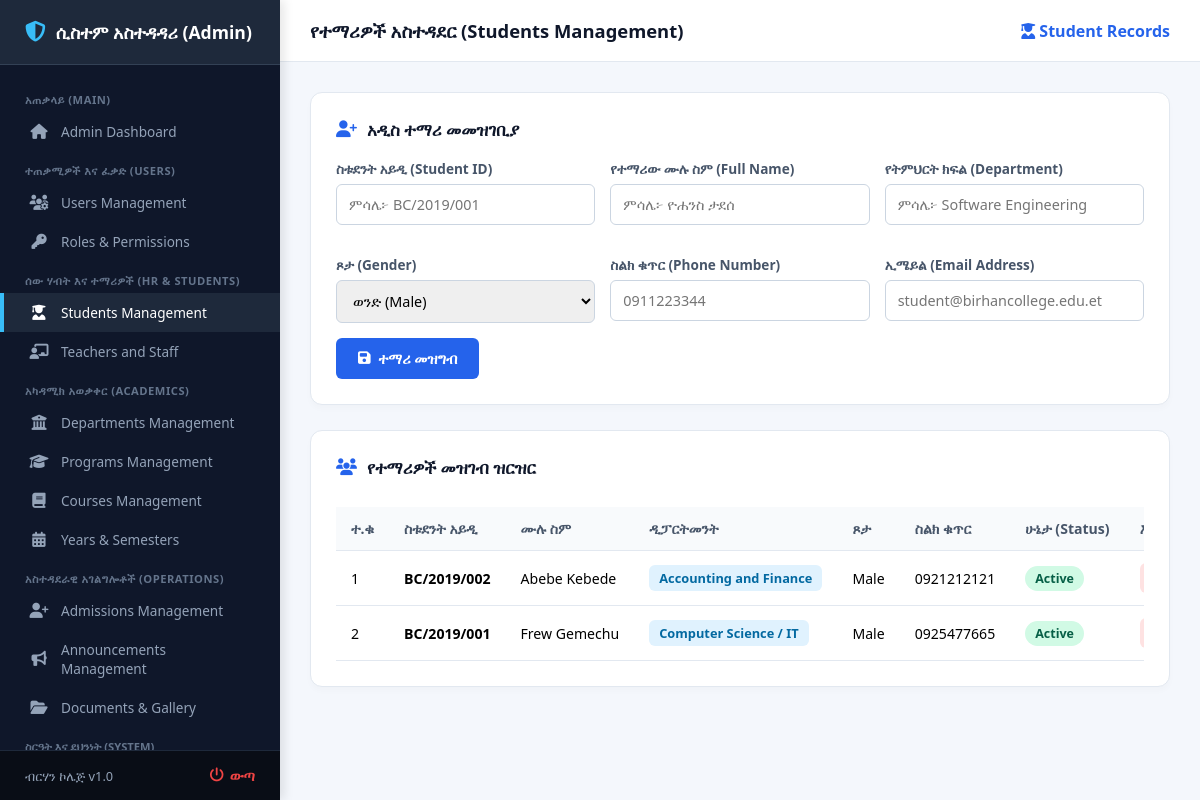
Page /admin/students_management.php (signed in) on the committed database.
### tables this page shows
CREATE TABLE `students` (
  `id` int(11) NOT NULL,
  `student_id` varchar(50) NOT NULL,
  `full_name` varchar(150) NOT NULL,
  `department` varchar(100) DEFAULT NULL,
  `year_level` varchar(50) DEFAULT NULL,
  `gpa` decimal(3,2) DEFAULT 0.00,
  `created_at` timestamp NOT NULL DEFAULT current_timestamp(),
  `reference_code` varchar(100) DEFAULT NULL,
  `gender` varchar(20) DEFAULT NULL,
  `phone` varchar(50) DEFAULT NULL,
  `academic_year` varchar(50) DEFAULT NULL,
  `status` varchar(30) DEFAULT 'Active',
  `dob` date DEFAULT NULL,
  `username` varchar(100) DEFAULT NULL,
  `password` varchar(255) DEFAULT NULL,
  `document_path` varchar(255) DEFAULT NULL,
  `date_of_birth` date DEFAULT NULL,
  `email` varchar(100) DEFAULT NULL
);

### admin/students_management.php (the view, shortened to what this page needs)
<?php
require_once '../config/config.php';
try {
    $pdo->exec("CREATE TABLE IF NOT EXISTS students (
        id INT AUTO_INCREMENT PRIMARY KEY,
        student_id VARCHAR(50) UNIQUE NOT NULL,
        full_name VARCHAR(150) NOT NULL,
        department VARCHAR(100) NOT NULL,
        gender VARCHAR(20),
        dob VARCHAR(50),
        phone VARCHAR(50),
        email VARCHAR(150),
        academic_year VARCHAR(50) DEFAULT '2019 ዓ.ም',
        status VARCHAR(20) DEFAULT 'Active',
        created_at TIMESTAMP DEFAULT CURRENT_TIMESTAMP
    )");
} catch (PDOException $e) {}
$students_list = [];
try {
    $students_list = $pdo->query("SELECT * FROM students ORDER BY id DESC")->fetchAll(PDO::FETCH_ASSOC);
} catch (PDOException $e) {}
?>
<!DOCTYPE html>
<html lang="am">
<head>
    <link rel="stylesheet" href="https://cdnjs.cloudflare.com/ajax/libs/font-awesome/6.4.0/css/all.min.css">
</head>
<body>
    <?php include 'sidebar.php'; ?>
    <div class="main-container">
        <div class="topbar">
            <h3>የተማሪዎች አስተዳደር (Students Management)</h3>
            <span style="font-weight: 600; color: #2563eb;"><i class="fa-solid fa-user-graduate"></i> Student Records</span>
        </div>
        <div class="content-body">
            <div class="card">
                <h3><i class="fa-solid fa-user-plus"></i> አዲስ ተማሪ መመዝገቢያ</h3>
                <form method="POST">
                    <div style="display:grid; grid-template-columns: repeat(auto-fit, minmax(250px, 1fr)); gap: 15px;">
                        <div>
                            <label>ስቱደንት አይዲ (Student ID)</label>
                            <input type="text" name="student_id" placeholder="ምሳሌ፦ BC/2019/001" required>
                        </div>
                        <div>
                            <label>የተማሪው ሙሉ ስም (Full Name)</label>
                            <input type="text" name="full_name" placeholder="ምሳሌ፦ ዮሐንስ ታደሰ" required>
                        </div>
                        <div>
                            <label>የትምህርት ክፍል (Department)</label>
                            <input type="text" name="department" placeholder="ምሳሌ፦ Software Engineering" required>
                        </div>
                        <div>
                            <label>ጾታ (Gender)</label>
                            <select name="gender">
                                <option value="Male">ወንድ (Male)</option>
                            </select>
                        </div>
                        <div>
                            <label>ስልክ ቁጥር (Phone Number)</label>
                            <input type="text" name="phone" placeholder="0911223344">
                        </div>
                        <div>
                            <label>ኢሜይል (Email Address)</label>
                            <input type="email" name="email" placeholder="student@birhancollege.edu.et">
                        </div>
                    </div>
                    <button type="submit" name="add_student"><i class="fa-solid fa-floppy-disk"></i> ተማሪ መዝግብ</button>
                </form>
            </div>
            <div class="card">
                <h3><i class="fa-solid fa-users"></i> የተማሪዎች መዝገብ ዝርዝር</h3>
                <div style="overflow-x: auto;">
                    <table>
                        <thead>
                            <tr>
                                <th>ተ.ቁ</th>
                                <th>ስቱደንት አይዲ</th>
                                <th>ሙሉ ስም</th>
                                <th>ዲፓርትመንት</th>
                                <th>ጾታ</th>
                                <th>ስልክ ቁጥር</th>
                                <th>ሁኔታ (Status)</th>
                                <th>እርምጃዎች</th>
                            </tr>
                        </thead>
                        <tbody>
                            <?php if(empty($students_list)): ?>
                                <tr><td colspan="8" style="text-align:center; color:#64748b; padding:25px;">እስካሁን የተመዘገበ ተማሪ የለም።</td></tr>
                            <?php else: ?>
                                <?php $i=1; foreach($students_list as $std): ?>
                                <tr>
                                    <td><?php echo $i++; ?></td>
                                    <td><strong><?php echo htmlspecialchars($std['student_id']); ?></strong></td>
                                    <td><?php echo htmlspecialchars($std['full_name']); ?></td>
                                    <td><span class="badge-dept"><?php echo htmlspecialchars($std['department']); ?></span></td>
                                    <td><?php echo htmlspecialchars($std['gender']); ?></td>
                                    <td><?php echo htmlspecialchars($std['phone'] ?? 'N/A'); ?></td>
                                    <td><span class="badge-status"><?php echo htmlspecialchars($std['status'] ?? 'Active'); ?></span></td>
                                    <td>
                                        <a href="students_management.php?delete_id=<?php echo $std['id']; ?>" class="btn-delete" onclick="return confirm('ይህንን ተማሪ እርግጠኛ ነዎት መሰረዝ ይፈልጋሉ?')"><i class="fa-solid fa-trash"></i> ሰርዝ</a>
                                    </td>
                                </tr>
                                <?php endforeach; ?>
                            <?php endif; ?>
                        </tbody>
                    </table>
                </div>
            </div>
        </div>
    </div>
</body>
</html>

### admin/students_management.php (style rules this page uses)
* { box-sizing: border-box; margin: 0; padding: 0; font-family: 'Segoe UI', Tahoma, Geneva, Verdana, sans-serif; }
body { background-color: #f4f7fc; display: flex; height: 100vh; overflow: hidden; }
.main-container { flex: 1; display: flex; flex-direction: column; margin-left: 280px; overflow: hidden; width: calc(100% - 280px); }
.topbar { background: #fff; padding: 18px 30px; display: flex; justify-content: space-between; align-items: center; border-bottom: 1px solid #e2e8f0; }
.topbar h3 { font-size: 1.15rem; color: #0f172a; font-weight: 700; }
.content-body { padding: 30px; overflow-y: auto; flex: 1; }
.card { background: #fff; padding: 25px; border-radius: 12px; border: 1px solid #e2e8f0; margin-bottom: 25px; box-shadow: 0 4px 6px rgba(0,0,0,0.02); }
.card h3 { color: #0f172a; margin-bottom: 18px; font-size: 1.05rem; display: flex; align-items: center; gap: 10px; }
.card h3 i { color: #2563eb; }
label { font-size: 0.85rem; font-weight: 600; color: #475569; display: block; margin-bottom: 4px; }
input, select { width: 100%; padding: 10px 12px; margin-top: 2px; margin-bottom: 15px; border: 1px solid #cbd5e1; border-radius: 6px; font-size: 0.9rem; outline: none; }
button[type="submit"] { background: #2563eb; color: #fff; border: none; padding: 11px 22px; border-radius: 6px; cursor: pointer; font-weight: 600; font-size: 0.9rem; display: inline-flex; align-items: center; gap: 8px; transition: background 0.2s; }
table { width: 100%; border-collapse: collapse; margin-top: 10px; white-space: nowrap; }
th, td { padding: 12px 15px; border-bottom: 1px solid #e2e8f0; text-align: left; font-size: 0.88rem; }
th { background: #f8fafc; color: #475569; font-weight: 600; }
.badge-dept { background: #e0f2fe; color: #0369a1; padding: 4px 10px; border-radius: 6px; font-size: 0.8rem; font-weight: 600; display: inline-block; }
.badge-status { background: #d1fae5; color: #065f46; padding: 4px 10px; border-radius: 20px; font-size: 0.78rem; font-weight: 600; display: inline-block; }
.btn-delete { background: #fee2e2; color: #991b1b; padding: 6px 12px; border-radius: 6px; font-size: 0.8rem; text-decoration: none; font-weight: 600; display: inline-block; transition: opacity 0.2s; }

### rows in the picture
students: student "BC/2019/002", full_name "Abebe Kebede", department "Accounting and Finance", gender "Male", phone "0921212121", status "Active"
students: student "BC/2019/001", full_name "Frew Gemechu", department "Computer Science / IT", gender "Male", phone "0925477665", status "Active"
